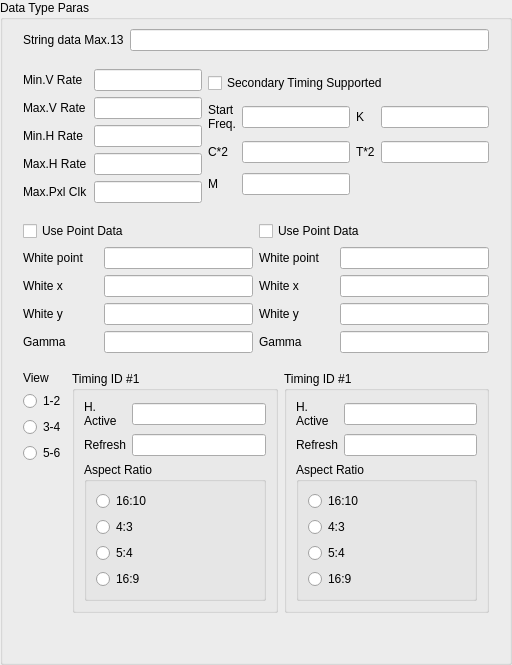
              <widget class="QGroupBox" name="m_pDTimingDataTypeParasGB">
               <property name="title">
                <string>Data Type Paras</string>
               </property>
               <layout class="QVBoxLayout" name="verticalLayout_23">
                <property name="spacing">
                 <number>0</number>
                </property>
                <property name="topMargin">
                 <number>0</number>
                </property>
                <property name="bottomMargin">
                 <number>0</number>
                </property>
                <item>
                 <widget class="QWidget" name="m_pDTimingDataTypeParasWidget1" native="true">
                  <layout class="QHBoxLayout" name="horizontalLayout_20">
                   <item>
                    <widget class="QLabel" name="label_30">
                     <property name="text">
                      <string>String data Max.13</string>
                     </property>
                    </widget>
                   </item>
                   <item>
                    <widget class="QLineEdit" name="m_pDTimingMax13LE"/>
                   </item>
                  </layout>
                 </widget>
                </item>
                <item>
                 <widget class="QWidget" name="m_pDTimingDataTypeParasWidget2" native="true">
                  <layout class="QHBoxLayout" name="horizontalLayout_21">
                   <item>
                    <layout class="QGridLayout" name="gridLayout_9">
                     <item row="6" column="1">
                      <widget class="QLineEdit" name="m_pDTimingMaxPxlClkLE"/>
                     </item>
                     <item row="6" column="0">
                      <widget class="QLabel" name="label_35">
                       <property name="text">
                        <string>Max.Pxl Clk</string>
                       </property>
                      </widget>
                     </item>
                     <item row="5" column="0">
                      <widget class="QLabel" name="label_34">
                       <property name="text">
                        <string>Max.H Rate</string>
                       </property>
                      </widget>
                     </item>
                     <item row="0" column="0" rowspan="2">
                      <widget class="QLabel" name="label_31">
                       <property name="text">
                        <string>Min.V Rate</string>
                       </property>
                      </widget>
                     </item>
                     <item row="5" column="1">
                      <widget class="QLineEdit" name="m_pDTimingMaxHRateLE"/>
                     </item>
                     <item row="2" column="0">
                      <widget class="QLabel" name="label_32">
                       <property name="text">
                        <string>Max.V Rate</string>
                       </property>
                      </widget>
                     </item>
                     <item row="0" column="1" rowspan="2">
                      <widget class="QLineEdit" name="m_pDTimingMinVRateLE"/>
                     </item>
                     <item row="2" column="1">
                      <widget class="QLineEdit" name="m_pDTimingMaxVRateLE"/>
                     </item>
                     <item row="3" column="1" rowspan="2">
                      <widget class="QLineEdit" name="m_pDTimingMinHRateLE"/>
                     </item>
                     <item row="3" column="0" rowspan="2">
                      <widget class="QLabel" name="label_33">
                       <property name="text">
                        <string>Min.H Rate</string>
                       </property>
                      </widget>
                     </item>
                    </layout>
                   </item>
                   <item>
                    <layout class="QGridLayout" name="gridLayout_10">
                     <item row="1" column="0">
                      <widget class="QLabel" name="label_36">
                       <property name="text">
                        <string>Start
Freq.</string>
                       </property>
                      </widget>
                     </item>
                     <item row="1" column="1">
                      <widget class="QLineEdit" name="m_pDTimingStartLE"/>
                     </item>
                     <item row="1" column="2">
                      <widget class="QLabel" name="label_39">
                       <property name="text">
                        <string>K</string>
                       </property>
                      </widget>
                     </item>
                     <item row="1" column="3">
                      <widget class="QLineEdit" name="m_pDTimingKLE"/>
                     </item>
                     <item row="2" column="0">
                      <widget class="QLabel" name="label_37">
                       <property name="text">
                        <string>C*2</string>
                       </property>
                      </widget>
                     </item>
                     <item row="2" column="1">
                      <widget class="QLineEdit" name="m_pDTimingCLE"/>
                     </item>
                     <item row="2" column="2">
                      <widget class="QLabel" name="label_40">
                       <property name="text">
                        <string>T*2</string>
                       </property>
                      </widget>
                     </item>
                     <item row="2" column="3">
                      <widget class="QLineEdit" name="m_pDTimingTLE"/>
                     </item>
                     <item row="3" column="0">
                      <widget class="QLabel" name="label_38">
                       <property name="text">
                        <string>M</string>
                       </property>
                      </widget>
                     </item>
                     <item row="3" column="1">
                      <widget class="QLineEdit" name="m_pDTimingMLE"/>
                     </item>
                     <item row="0" column="0" colspan="4">
                      <widget class="QCheckBox" name="m_pDTimingSecondaryTimingCB">
                       <property name="text">
                        <string>Secondary Timing Supported</string>
                       </property>
                      </widget>
                     </item>
                    </layout>
                   </item>
                  </layout>
                 </widget>
                </item>
                <item>
                 <widget class="QWidget" name="m_pDTimingDataTypeParasWidget3" native="true">
                  <layout class="QHBoxLayout" name="horizontalLayout_22">
                   <item>
                    <layout class="QGridLayout" name="gridLayout_11">
                     <item row="0" column="0" colspan="3">
                      <widget class="QCheckBox" name="m_pDTimingUsePointData1CB">
                       <property name="text">
                        <string>Use Point Data</string>
                       </property>
                      </widget>
                     </item>
                     <item row="1" column="0">
                      <widget class="QLabel" name="label_41">
                       <property name="text">
                        <string>White point</string>
                       </property>
                      </widget>
                     </item>
                     <item row="1" column="1" colspan="2">
                      <widget class="QLineEdit" name="m_pDTimingWhitePoint1LE"/>
                     </item>
                     <item row="2" column="0">
                      <widget class="QLabel" name="label_42">
                       <property name="text">
                        <string>White x</string>
                       </property>
                      </widget>
                     </item>
                     <item row="2" column="1" colspan="2">
                      <widget class="QLineEdit" name="m_pDTimingWhiteX1LE"/>
                     </item>
                     <item row="3" column="0">
                      <widget class="QLabel" name="label_43">
                       <property name="text">
                        <string>White y</string>
                       </property>
                      </widget>
                     </item>
                     <item row="3" column="1" colspan="2">
                      <widget class="QLineEdit" name="m_pDTimingWhiteY1LE"/>
                     </item>
                     <item row="4" column="0">
                      <widget class="QLabel" name="label_44">
                       <property name="text">
                        <string>Gamma</string>
                       </property>
                      </widget>
                     </item>
                     <item row="4" column="1" colspan="2">
                      <widget class="QLineEdit" name="m_pDTimingGamma1LE"/>
                     </item>
                    </layout>
                   </item>
                   <item>
                    <layout class="QGridLayout" name="gridLayout_12">
                     <item row="0" column="0" colspan="3">
                      <widget class="QCheckBox" name="m_pDTimingUsePointData2CB">
                       <property name="text">
                        <string>Use Point Data</string>
                       </property>
                      </widget>
                     </item>
                     <item row="1" column="0">
                      <widget class="QLabel" name="label_45">
                       <property name="text">
                        <string>White point</string>
                       </property>
                      </widget>
                     </item>
                     <item row="1" column="1" colspan="2">
                      <widget class="QLineEdit" name="m_pDTimingWhitePoint2LE"/>
                     </item>
                     <item row="2" column="0">
                      <widget class="QLabel" name="label_46">
                       <property name="text">
                        <string>White x</string>
                       </property>
                      </widget>
                     </item>
                     <item row="2" column="1" colspan="2">
                      <widget class="QLineEdit" name="m_pDTimingWhiteX2LE"/>
                     </item>
                     <item row="3" column="0">
                      <widget class="QLabel" name="label_47">
                       <property name="text">
                        <string>White y</string>
                       </property>
                      </widget>
                     </item>
                     <item row="3" column="1" colspan="2">
                      <widget class="QLineEdit" name="m_pDTimingWhiteY2LE"/>
                     </item>
                     <item row="4" column="0">
                      <widget class="QLabel" name="label_48">
                       <property name="text">
                        <string>Gamma</string>
                       </property>
                      </widget>
                     </item>
                     <item row="4" column="1" colspan="2">
                      <widget class="QLineEdit" name="m_pDTimingGamma2LE"/>
                     </item>
                    </layout>
                   </item>
                  </layout>
                 </widget>
                </item>
                <item>
                 <widget class="QWidget" name="m_pDTimingDataTypeParasWidget4" native="true">
                  <layout class="QHBoxLayout" name="horizontalLayout_23">
                   <item>
                    <layout class="QVBoxLayout" name="verticalLayout_18">
                     <item>
                      <widget class="QLabel" name="label_49">
                       <property name="text">
                        <string>View</string>
                       </property>
                      </widget>
                     </item>
                     <item>
                      <widget class="QRadioButton" name="m_pDTimingIDView1RB">
                       <property name="text">
                        <string>1-2</string>
                       </property>
                      </widget>
                     </item>
                     <item>
                      <widget class="QRadioButton" name="m_pDTimingIDView2RB">
                       <property name="text">
                        <string>3-4</string>
                       </property>
                      </widget>
                     </item>
                     <item>
                      <widget class="QRadioButton" name="m_pDTimingIDView3RB">
                       <property name="text">
                        <string>5-6</string>
                       </property>
                      </widget>
                     </item>
                     <item>
                      <spacer name="verticalSpacer_9">
                       <property name="orientation">
                        <enum>Qt::Vertical</enum>
                       </property>
                       <property name="sizeHint" stdset="0">
                        <size>
                         <width>20</width>
                         <height>40</height>
                        </size>
                       </property>
                      </spacer>
                     </item>
                    </layout>
                   </item>
                   <item>
                    <widget class="QGroupBox" name="m_pDTimingID1GB">
                     <property name="title">
                      <string>Timing ID #1</string>
                     </property>
                     <layout class="QVBoxLayout" name="verticalLayout_21">
                      <item>
                       <layout class="QGridLayout" name="gridLayout_13">
                        <item row="0" column="0">
                         <widget class="QLabel" name="label_50">
                          <property name="text">
                           <string>H.
Active</string>
                          </property>
                         </widget>
                        </item>
                        <item row="0" column="1">
                         <widget class="QLineEdit" name="m_pDTimingIDAction1LE"/>
                        </item>
                        <item row="1" column="0">
                         <widget class="QLabel" name="label_51">
                          <property name="text">
                           <string>Refresh</string>
                          </property>
                         </widget>
                        </item>
                        <item row="1" column="1">
                         <widget class="QLineEdit" name="m_pDTimingIDRefresh1LE"/>
                        </item>
                       </layout>
                      </item>
                      <item>
                       <widget class="QGroupBox" name="groupBox_28">
                        <property name="title">
                         <string>Aspect Ratio</string>
                        </property>
                        <layout class="QVBoxLayout" name="verticalLayout_19">
                         <item>
                          <widget class="QRadioButton" name="m_pDTimingIDAspect11RB">
                           <property name="text">
                            <string>16:10</string>
                           </property>
                          </widget>
                         </item>
                         <item>
                          <widget class="QRadioButton" name="m_pDTimingIDAspect12RB">
                           <property name="text">
                            <string>4:3</string>
                           </property>
                          </widget>
                         </item>
                         <item>
                          <widget class="QRadioButton" name="m_pDTimingIDAspect13RB">
                           <property name="text">
                            <string>5:4</string>
                           </property>
                          </widget>
                         </item>
                         <item>
                          <widget class="QRadioButton" name="m_pDTimingIDAspect14RB">
                           <property name="text">
                            <string>16:9</string>
                           </property>
                          </widget>
                         </item>
                        </layout>
                       </widget>
                      </item>
                     </layout>
                    </widget>
                   </item>
                   <item>
                    <widget class="QGroupBox" name="m_pDTimingID2GB">
                     <property name="title">
                      <string>Timing ID #1</string>
                     </property>
                     <layout class="QVBoxLayout" name="verticalLayout_22">
                      <item>
                       <layout class="QGridLayout" name="gridLayout_14">
                        <item row="0" column="0">
                         <widget class="QLabel" name="label_52">
                          <property name="text">
                           <string>H.
Active</string>
                          </property>
                         </widget>
                        </item>
                        <item row="0" column="1">
                         <widget class="QLineEdit" name="m_pDTimingIDAction2LE"/>
                        </item>
                        <item row="1" column="0">
                         <widget class="QLabel" name="label_53">
                          <property name="text">
                           <string>Refresh</string>
                          </property>
                         </widget>
                        </item>
                        <item row="1" column="1">
                         <widget class="QLineEdit" name="m_pDTimingIDRefresh2LE"/>
                        </item>
                       </layout>
                      </item>
                      <item>
                       <widget class="QGroupBox" name="groupBox_30">
                        <property name="title">
                         <string>Aspect Ratio</string>
                        </property>
                        <layout class="QVBoxLayout" name="verticalLayout_20">
                         <item>
                          <widget class="QRadioButton" name="m_pDTimingIDAspect21RB">
                           <property name="text">
                            <string>16:10</string>
                           </property>
                          </widget>
                         </item>
                         <item>
                          <widget class="QRadioButton" name="m_pDTimingIDAspect22RB">
                           <property name="text">
                            <string>4:3</string>
                           </property>
                          </widget>
                         </item>
                         <item>
                          <widget class="QRadioButton" name="m_pDTimingIDAspect23RB">
                           <property name="text">
                            <string>5:4</string>
                           </property>
                          </widget>
                         </item>
                         <item>
                          <widget class="QRadioButton" name="m_pDTimingIDAspect24RB">
                           <property name="text">
                            <string>16:9</string>
                           </property>
                          </widget>
                         </item>
                        </layout>
                       </widget>
                      </item>
                     </layout>
                    </widget>
                   </item>
                  </layout>
                 </widget>
                </item>
                <item>
                 <spacer name="verticalSpacer_10">
                  <property name="orientation">
                   <enum>Qt::Vertical</enum>
                  </property>
                  <property name="sizeHint" stdset="0">
                   <size>
                    <width>20</width>
                    <height>40</height>
                   </size>
                  </property>
                 </spacer>
                </item>
               </layout>
              </widget>
